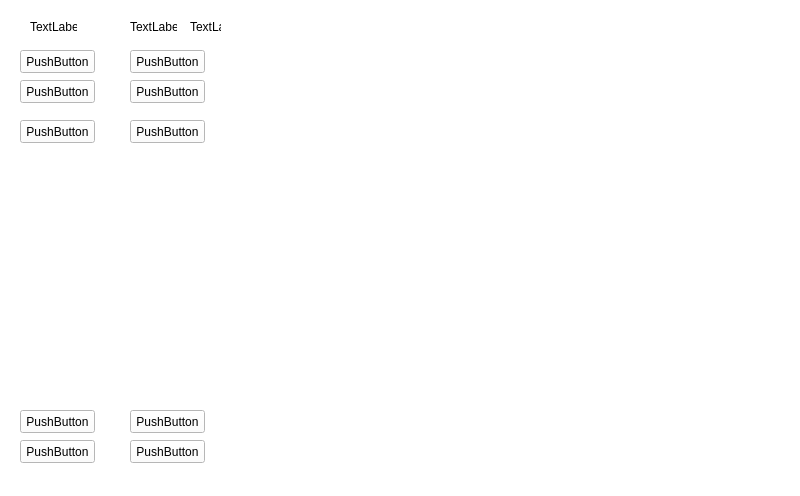
<?xml version="1.0" encoding="UTF-8"?>
<ui version="4.0">
 <class>MainWindow</class>
 <widget class="QMainWindow" name="MainWindow">
  <property name="geometry">
   <rect>
    <x>0</x>
    <y>0</y>
    <width>800</width>
    <height>496</height>
   </rect>
  </property>
  <property name="windowTitle">
   <string>MainWindow</string>
  </property>
  <property name="styleSheet">
   <string notr="true">background-color: rgb(255, 255, 255);</string>
  </property>
  <widget class="QWidget" name="centralwidget">
   <widget class="QWidget" name="icon_only" native="true">
    <property name="geometry">
     <rect>
      <x>10</x>
      <y>10</y>
      <width>101</width>
      <height>471</height>
     </rect>
    </property>
    <widget class="QLabel" name="label">
     <property name="geometry">
      <rect>
       <x>20</x>
       <y>10</y>
       <width>47</width>
       <height>13</height>
      </rect>
     </property>
     <property name="text">
      <string>TextLabel</string>
     </property>
    </widget>
    <widget class="QPushButton" name="pushButton">
     <property name="geometry">
      <rect>
       <x>10</x>
       <y>40</y>
       <width>75</width>
       <height>23</height>
      </rect>
     </property>
     <property name="text">
      <string>PushButton</string>
     </property>
    </widget>
    <widget class="QPushButton" name="pushButton_2">
     <property name="geometry">
      <rect>
       <x>10</x>
       <y>70</y>
       <width>75</width>
       <height>23</height>
      </rect>
     </property>
     <property name="text">
      <string>PushButton</string>
     </property>
    </widget>
    <widget class="QPushButton" name="pushButton_3">
     <property name="geometry">
      <rect>
       <x>10</x>
       <y>110</y>
       <width>75</width>
       <height>23</height>
      </rect>
     </property>
     <property name="text">
      <string>PushButton</string>
     </property>
    </widget>
    <widget class="QPushButton" name="pushButton_4">
     <property name="geometry">
      <rect>
       <x>10</x>
       <y>400</y>
       <width>75</width>
       <height>23</height>
      </rect>
     </property>
     <property name="text">
      <string>PushButton</string>
     </property>
    </widget>
    <widget class="QPushButton" name="pushButton_5">
     <property name="geometry">
      <rect>
       <x>10</x>
       <y>430</y>
       <width>75</width>
       <height>23</height>
      </rect>
     </property>
     <property name="text">
      <string>PushButton</string>
     </property>
    </widget>
   </widget>
   <widget class="QWidget" name="icon_name" native="true">
    <property name="geometry">
     <rect>
      <x>120</x>
      <y>10</y>
      <width>101</width>
      <height>471</height>
     </rect>
    </property>
    <widget class="QLabel" name="label_2">
     <property name="geometry">
      <rect>
       <x>10</x>
       <y>10</y>
       <width>47</width>
       <height>13</height>
      </rect>
     </property>
     <property name="text">
      <string>TextLabel</string>
     </property>
    </widget>
    <widget class="QLabel" name="label_3">
     <property name="geometry">
      <rect>
       <x>70</x>
       <y>10</y>
       <width>47</width>
       <height>13</height>
      </rect>
     </property>
     <property name="text">
      <string>TextLabel</string>
     </property>
    </widget>
    <widget class="QPushButton" name="pushButton_10">
     <property name="geometry">
      <rect>
       <x>10</x>
       <y>110</y>
       <width>75</width>
       <height>23</height>
      </rect>
     </property>
     <property name="text">
      <string>PushButton</string>
     </property>
    </widget>
    <widget class="QPushButton" name="pushButton_7">
     <property name="geometry">
      <rect>
       <x>10</x>
       <y>40</y>
       <width>75</width>
       <height>23</height>
      </rect>
     </property>
     <property name="text">
      <string>PushButton</string>
     </property>
    </widget>
    <widget class="QPushButton" name="pushButton_6">
     <property name="geometry">
      <rect>
       <x>10</x>
       <y>430</y>
       <width>75</width>
       <height>23</height>
      </rect>
     </property>
     <property name="text">
      <string>PushButton</string>
     </property>
    </widget>
    <widget class="QPushButton" name="pushButton_8">
     <property name="geometry">
      <rect>
       <x>10</x>
       <y>400</y>
       <width>75</width>
       <height>23</height>
      </rect>
     </property>
     <property name="text">
      <string>PushButton</string>
     </property>
    </widget>
    <widget class="QPushButton" name="pushButton_9">
     <property name="geometry">
      <rect>
       <x>10</x>
       <y>70</y>
       <width>75</width>
       <height>23</height>
      </rect>
     </property>
     <property name="text">
      <string>PushButton</string>
     </property>
    </widget>
   </widget>
   <widget class="QWidget" name="main_page" native="true">
    <property name="geometry">
     <rect>
      <x>230</x>
      <y>10</y>
      <width>561</width>
      <height>471</height>
     </rect>
    </property>
   </widget>
  </widget>
 </widget>
 <resources/>
 <connections/>
</ui>
